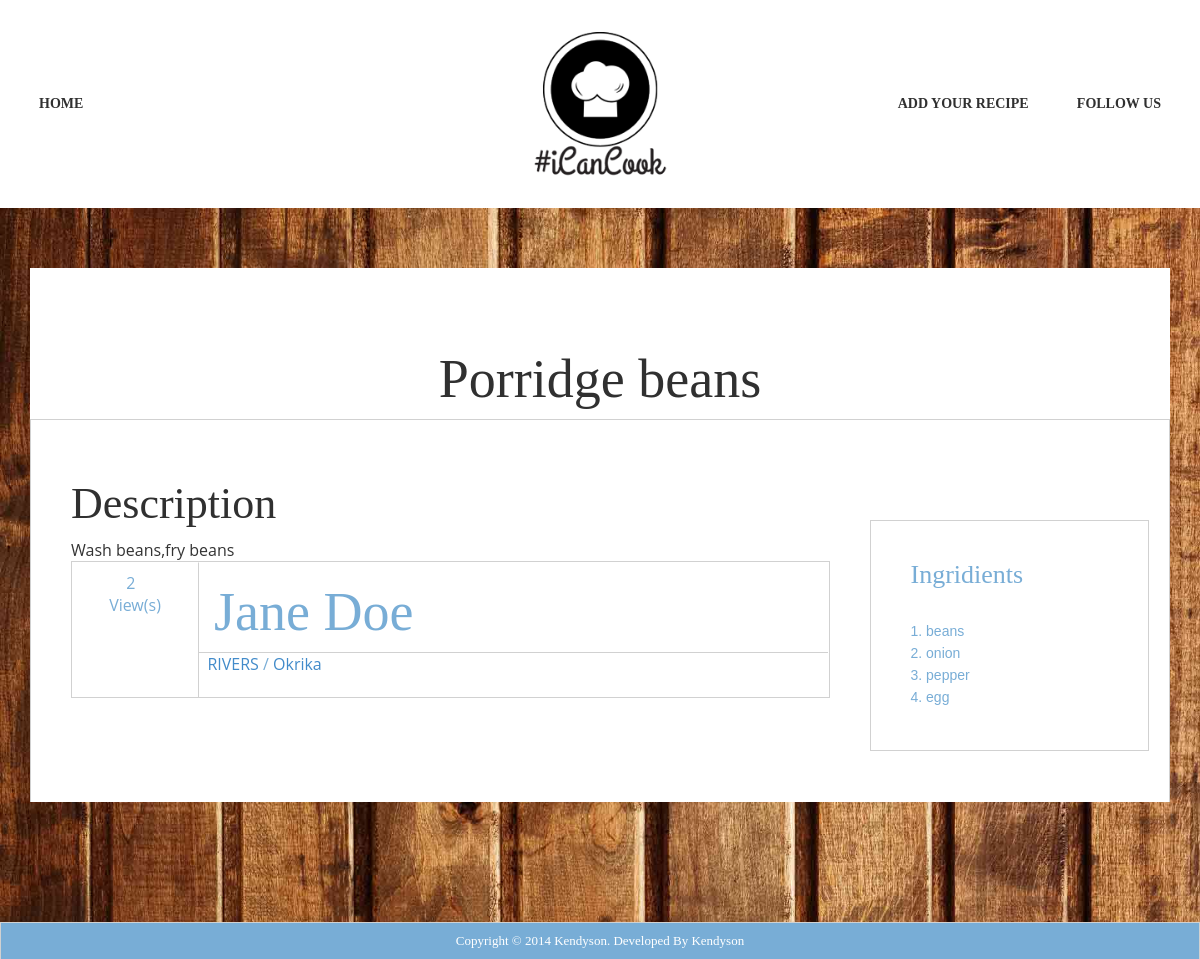
The app's page /dish/ds100007 with its own data.
### tables this page shows
CREATE TABLE `dishes` (
`dish_id` int(11) NOT NULL,
  `name` varchar(255) DEFAULT NULL,
  `id` varchar(2555) DEFAULT NULL,
  `state` varchar(255) DEFAULT NULL,
  `lga` varchar(255) DEFAULT NULL,
  `ingredients` longtext,
  `procedures` longtext,
  `email` varchar(255) DEFAULT NULL,
  `gender` varchar(20) NOT NULL,
  `fullname` varchar(2555) NOT NULL,
  `added` timestamp NOT NULL DEFAULT CURRENT_TIMESTAMP,
  `deleted` int(1) NOT NULL
);

### application/controllers/Dish.php (called while the page is built, shortened)
<?php
class Dish extends CI_Controller {
	public function index(){
		$this->load->view('user/inc/header_view');
		$id = $this->uri->segment(2);
		if ($id == null) {
			$data['views'] = $this->counter->log(1083);
			$data['dishes'] = $this->statsclass->dishes();
			$this->load->view('user/home_view',$data);
		}else{
			$params = ['id' => $id];
            $this->load->library('obj/Dishobj',$params ,'DSH');
            $data['dish'] = new $this->DSH($params);
            if ($data['dish']->dish_id == "") {
            	$this->load->view('user/404_view');
			}else{
				$data['views'] = $this->counter->log($id);
				$this->load->view('user/dish_view',$data);
			}
		}
		$this->load->view('user/inc/footer_view');
	}
}

### index.php (called while the page is built, shortened)
<?php
require_once BASEPATH.'core/CodeIgniter.php';

### application/models/Forms_model.php (called while the page is built, shortened)
<?php
class Forms_model extends CI_Model {
	public function exist_array($table,$data){
		$this->db->where('deleted', 0);
		$q = $this->db->get_where($table,$data);
		return $q->num_rows();
	}
	public function insert_array($table,$data){
		$this->db->insert($table, $data);
		return $this->db->insert_id();
	}
	public function get_details($table,$param,$value){
		$query = $this->db->get_where($table,[$param => $value]);
		return @$query->result_array();
	}
	public function no_rows($table,$where){
		$q = $this->db->get_where($table,$where);
		return $q->num_rows();
	}
}

### application/libraries/obj/Dishobj.php (called while the page is built, shortened)
<?php
class Dishobj {
	function __construct($params){
        $CI = &get_instance();
		if (isset($params['md5_id'])) {
		}elseif(isset($params['dish_id'])){
            $details = $CI->forms_model->get_details('dishes','dish_id',$params['dish_id']);
        }else{
			$details = $CI->forms_model->get_details('dishes','id',$params['id']);
        }
        if(!empty($details)){
            $this->ingris = explode(',', $this->ingredients);
        }
  	}
}

### application/libraries/Counter.php (called while the page is built, shortened)
<?php
class Counter {
	public function log($id){
		$CI = &get_instance();
		$where = [ 'procedure_id' => $id ];
		$views = $CI->forms_model->no_rows('views',$where);
		return $views;
	}
}

### application/views/user/dish_view.php (the view, shortened to what this page needs)
<section class="wood-background recipe-content">
    <div class="container ">
        <div class="background-white margin-top-60 margin-bottom-120">
            <header>
                <figure>
                    <br>
                    <figcaption>
                        <h2 class="entry-title aligncenter margin-top-60"><?= $dish->name;?></h2>
                    </figcaption>
                </figure>
            </header>
            <div class="row no-margin padding-right">
                <div class="col-md-9 no-padding">
                    <div class="entry-content padding padding-double">
                        <h3 class="entry-title">Description</h3>
                        <?= $dish->procedures;?>
                        <header style="color:#78add6;">
                            <div class="header-meta row no-margin">
                                <div class="col-md-2 col-sm-2 col-xs-12 bottom-date">
                                    <span class="date center-me pre-line aligncenter margin-half-top ">
                                        <?= $views ;?> &nbsp;
                                    </span>
                                </div>
                                <div class="col-md-10 col-sm-10 col-xs-12 left-date">
                                    <h2 class="entry-title" style="color:#78add6;"><?= $dish->fullname;?></h2>
                                    <ul class="clean-list post-meta-list border-top row">
                                        <li class="no-padding">
                                            <a href="#" class="meta-link comments"> &nbsp; <?= $dish->state;?></a> /
                                            <a class="text-red hover-text-dark-red author" href="#"><?= $dish->lga;?></a>
                                        </li>
                                    </ul>
                                </div>
                            </div>
                        </header>
                        <div class="clean-list share-links padding-top share-socials border-top clearfix">
                        </div>
                        <br>
                        <br>
                    </div>
                </div>
                <div class="col-md-3 no-padding">
                    <div class="aside background-white">
                        <div class="recipe-block border padding margin-top-100" >
                            <h3 class="entry-title margin-left padding-bottom" >Ingridients</h3>
                            <ol class="clean-list recipe-list margin-left" >
                                <?php if (!empty($dish->ingris) ) {
                                       foreach($dish->ingris as $i => $ingridient){
                                ?>
                                   <li><?= $ingridient; ?></li>
                             <?php }} ?>
                            </ol>
                        </div>
                    </div>
                    <br> <br>
                </div>
            </div>
        </div>
    </div>
</section>

### assets/css/screen.css (style rules this page uses)
body { font-family: 'Open Sans', sans-serif; font-size: 16px; line-height: 1.375em; }
.aligncenter { text-align: center; }
.center-me { display: table; margin-left: auto; margin-right: auto; }
.clean-list { list-style: none outside none; margin-top: 0; padding: 0; }
.no-padding { padding: 0 !important; }
.no-margin { margin: 0 !important; }
.margin-top-60 { margin-top: 60px; }
.margin-top-100 { margin-top: 100px; }
.margin-left { margin-left: 20px }
.margin-top-10, .margin-half-top { margin-top: 10px; }
.margin-bottom-120 { margin-bottom: 120px; }
.padding-top { padding-top: 20px; }
.padding { padding: 20px; }
.padding-double { padding: 40px; }
.padding-right { padding-right: 20px; }
.padding-bottom { padding-bottom: 20px; }
.border-top { border-top: 1px solid #d1d1d1; }
.border { border: 1px solid #d1d1d1; }
.pre-line { white-space: pre-line; }
.background-white { background-color: #fff; }
.page-content h1, .page-content h2, .page-content h3, .page-content h4, .page-content h5, .page-content h6 { font-family: "Grand Hotel"; }
dl, ol, ul { margin-bottom: 22px; }
a, a:hover, a:focus { text-decoration: none; outline: none; }
.section-dishes, .wood-background { background: url("../images/wood-background.jpg") repeat scroll 0 0 transparent; background-size: 100% auto; }
.recipe-content header .entry-title { font-size: 54px; color: #303030; }
.recipe-content .entry-content > .entry-title { font-size: 44px; color: #303030; }
.recipe-block ol li, .recipe-block .entry-title { color: #78add6; }
.recipe-block .entry-title { font-size: 26px; }
.recipe-block ol { list-style-type: decimal; list-style-position: inside; }
.recipe-block ol li { font-family: Arial; font-size: 14px; }

### application/views/user/dish_view.php (style rules this page uses)
.no-margin { border-top: 1px solid transparent; border-left: 1px solid transparent; border-right: 1px solid transparent; border-color:#d1d1d1; }
.left-date { border-top: 1px solid transparent; border-left: 1px solid transparent; border-left-color:#d1d1d1; }

### records on screen
dishes: name "Porridge beans", procedures "Wash beans,fry beans", fullname "Jane Doe", state "RIVERS", lga "Okrika"

### other values on screen
$views "2"
$ingridient "beans"
$ingridient "onion"
$ingridient "pepper"
$ingridient "egg"
